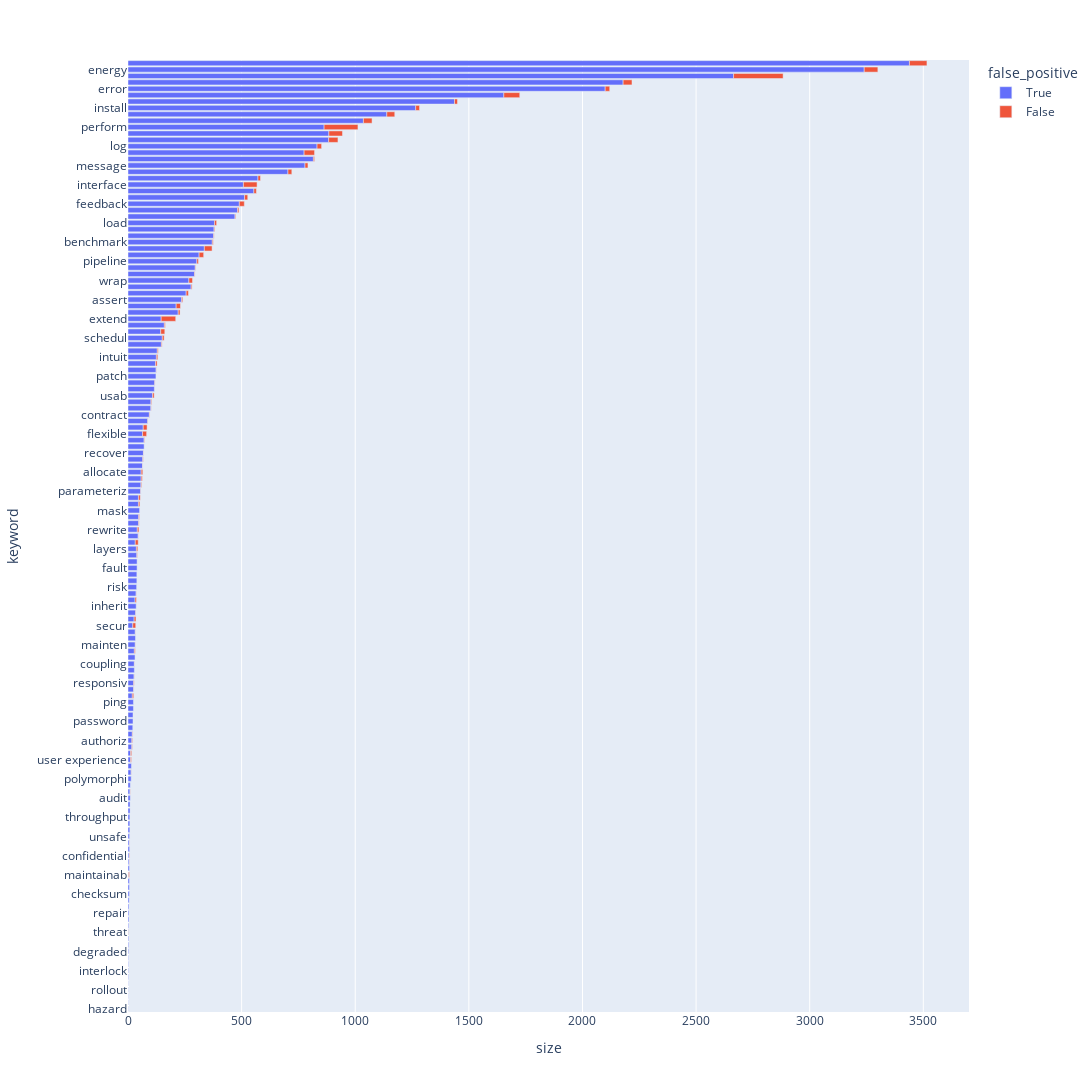

Notebook cell for this chart:
### Code cell
fig = px.bar(df.groupby(["keyword", "false_positive"]).agg(size=("keyword", "size"), sources=("source", lambda x: ", ".join(x.unique().tolist()))).reset_index(), y="keyword", x="size", color="false_positive", hover_data="sources")
fig.update_yaxes(categoryorder='total ascending')
fig.update_layout(width=1600, height=2500)
fig.show()
fig.write_html(get_dir_path("keyword_rating_stacked_bar"))

### Figure 1 — Plotly figure (JSON) as saved in the notebook; plotly's stock layout.template omitted (floating-point values rounded to 4 significant figures; data arrays with more than 128 entries replaced by an {"elided": "..."} marker saying what was removed)
{"data": [{"alignmentgroup": "True", "customdata": {"elided": "149x1 str values"}, "hovertemplate": "false_positive=True<br>size=%{x}<br>keyword=%{y}<br>sources=%{customdata[0]}<extra></extra>", "legendgroup": "True", "marker": {"color": "#636efa", "pattern": {"shape": ""}}, "name": "True", "offsetgroup": "True", "orientation": "h", "showlegend": true, "textposition": "auto", "x": {"elided": "149 int values"}, "xaxis": "x", "y": {"elided": "149 str values"}, "yaxis": "y", "type": "bar"}, {"alignmentgroup": "True", "customdata": [["ISSUE_COMMENT"], ["DOCS, ISSUE_COMMENT, CODE_COMMENT, WIKI"], ["DOCS, ISSUE_COMMENT"], ["ISSUE_COMMENT, DOCS"], ["ISSUE_COMMENT"], ["ISSUE_COMMENT, CODE_COMMENT, DOCS, WIKI"], ["ISSUE_COMMENT, DOCS"], ["DOCS"], ["CODE_COMMENT, DOCS, ISSUE_COMMENT"], ["ISSUE_COMMENT, RELEASES, DOCS"], ["ISSUE_COMMENT, DOCS"], ["ISSUE_COMMENT"], ["ISSUE_COMMENT"], ["ISSUE_COMMENT"], ["DOCS"], ["WIKI, ISSUE_COMMENT"], ["ISSUE_COMMENT"], ["ISSUE_COMMENT, DOCS, WIKI, CODE_COMMENT"], ["CODE_COMMENT, DOCS, ISSUE_COMMENT"], ["DOCS"], ["ISSUE_COMMENT, RELEASES, DOCS, CODE_COMMENT, WIKI"], ["DOCS"], ["ISSUE_COMMENT, CODE_COMMENT"], ["ISSUE_COMMENT"], ["ISSUE_COMMENT"], ["ISSUE_COMMENT, RELEASES, CODE_COMMENT, DOCS, WIKI"], ["DOCS, ISSUE_COMMENT"], ["RELEASES, CODE_COMMENT, ISSUE_COMMENT"], ["ISSUE_COMMENT, RELEASES, CODE_COMMENT"], ["ISSUE_COMMENT, DOCS, CODE_COMMENT"], ["DOCS"], ["DOCS, CODE_COMMENT, ISSUE_COMMENT"], ["ISSUE_COMMENT, RELEASES, CODE_COMMENT, DOCS"], ["ISSUE_COMMENT"], ["ISSUE_COMMENT, DOCS, RELEASES, CODE_COMMENT"], ["ISSUE_COMMENT, CODE_COMMENT, DOCS"], ["ISSUE_COMMENT"], ["ISSUE_COMMENT, DOCS, RELEASES, CODE_COMMENT"], ["ISSUE_COMMENT, RELEASES"], ["CODE_COMMENT, DOCS"], ["ISSUE_COMMENT, DOCS"], ["ISSUE_COMMENT, DOCS, WIKI"], ["ISSUE_COMMENT, DOCS, WIKI, CODE_COMMENT"], ["ISSUE_COMMENT, DOCS, WIKI, RELEASES, CODE_COMMENT"], ["DOCS"], ["DOCS, ISSUE_COMMENT"], ["CODE_COMMENT, DOCS, ISSUE_COMMENT"], ["ISSUE_COMMENT"], ["ISSUE_COMMENT, CODE_COMMENT, DOCS, WIKI"], ["ISSUE_COMMENT, CODE_COMMENT, DOCS"], ["ISSUE_COMMENT, RELEASES, CODE_COMMENT, WIKI, DOCS"], ["DOCS, ISSUE_COMMENT"], ["DOCS"], ["ISSUE_COMMENT, DOCS, WIKI"], ["DOCS"], ["CODE_COMMENT, DOCS"], ["RELEASES"], ["ISSUE_COMMENT, RELEASES, DOCS, CODE_COMMENT, WIKI"], ["ISSUE_COMMENT"], ["CODE_COMMENT, DOCS, ISSUE_COMMENT, RELEASES, WIKI"], ["CODE_COMMENT, ISSUE_COMMENT, DOCS"], ["ISSUE_COMMENT, WIKI, DOCS"], ["ISSUE_COMMENT"], ["ISSUE_COMMENT"], ["ISSUE_COMMENT, CODE_COMMENT"], ["RELEASES"], ["ISSUE_COMMENT, DOCS"], ["ISSUE_COMMENT"], ["ISSUE_COMMENT, RELEASES, DOCS, WIKI"], ["DOCS"], ["DOCS"], ["ISSUE_COMMENT, DOCS"], ["DOCS, ISSUE_COMMENT, RELEASES"], ["ISSUE_COMMENT, DOCS"], ["ISSUE_COMMENT"], ["ISSUE_COMMENT"], ["DOCS"], ["ISSUE_COMMENT, CODE_COMMENT"], ["ISSUE_COMMENT, CODE_COMMENT, DOCS"], ["ISSUE_COMMENT"], ["ISSUE_COMMENT, DOCS"], ["ISSUE_COMMENT, DOCS"], ["RELEASES, CODE_COMMENT, DOCS, ISSUE_COMMENT"], ["ISSUE_COMMENT, RELEASES, DOCS, CODE_COMMENT, WIKI"], ["ISSUE_COMMENT"], ["ISSUE_COMMENT, RELEASES, DOCS, CODE_COMMENT, ISSUE, WIKI"], ["ISSUE_COMMENT"], ["CODE_COMMENT"], ["CODE_COMMENT"], ["RELEASES"], ["DOCS"], ["ISSUE_COMMENT, DOCS, CODE_COMMENT, WIKI"], ["DOCS"], ["ISSUE_COMMENT, DOCS"], ["ISSUE_COMMENT"], ["ISSUE_COMMENT, DOCS"], ["CODE_COMMENT, DOCS, ISSUE_COMMENT"], ["ISSUE_COMMENT, CODE_COMMENT, DOCS, WIKI"], ["ISSUE_COMMENT, WIKI, DOCS, CODE_COMMENT"]], "hovertemplate": "false_positive=False<br>size=%{x}<br>keyword=%{y}<br>sources=%{customdata[0]}<extra></extra>", "legendgroup": "False", "marker": {"color": "#EF553B", "pattern": {"shape": ""}}, "name": "False", "offsetgroup": "False", "orientation": "h", "showlegend": true, "textposition": "auto", "x": [1, 17, 20, 2, 7, 5, 8, 3, 35, 6, 4, 6, 1, 2, 5, 2, 2, 70, 13, 2, 41, 3, 3, 2, 1, 60, 18, 3, 5, 19, 8, 60, 20, 1, 64, 4, 22, 18, 14, 3, 2, 17, 34, 60, 2, 6, 5, 6, 13, 9, 20, 4, 1, 13, 1, 3, 1, 46, 1, 149, 7, 11, 1, 1, 4, 1, 6, 1, 8, 2, 3, 17, 11, 2, 2, 7, 2, 10, 7, 1, 6, 8, 13, 77, 1, 218, 1, 1, 1, 1, 1, 39, 1, 7, 4, 4, 4, 38, 16], "xaxis": "x", "y": ["abort", "access", "adapt", "adapter", "allocate", "assert", "authenticat", "authoriz", "avail", "avoid", "benchmark", "bottleneck", "bridg", "cache", "certificate", "charge", "checkpoint", "clear", "concurren", "confidential", "config", "configurat", "continuous", "contract", "coupling", "depend", "deploy", "detect", "down", "efficient", "encrypt", "energy", "error", "evolve", "extend", "failure", "feedback", "flexible", "guid", "hash", "inject", "install", "integrat", "interface", "interoperab", "intuit", "latency", "layers", "learn", "load", "log", "maintainab", "mainten", "message", "mock", "monitor", "multi-thread", "optimiz", "parameteriz", "perform", "pipeline", "plugin", "portab", "power", "predict", "protocol", "queue", "recover", "reduce", "redund", "redundant", "refactor", "release", "reliab", "responsiv", "rewrite", "robust", "rout", "safe", "sandbox", "scalab", "schedul", "secur", "simpl", "synchroniz", "test", "threat", "timeout", "toler", "tune", "undo", "update", "upgrade", "usab", "user experience", "user-friendly", "validat", "variab", "wrap"], "yaxis": "y", "type": "bar"}], "layout": {"xaxis": {"anchor": "y", "domain": [0.0, 1.0], "title": {"text": "size"}}, "yaxis": {"anchor": "x", "domain": [0.0, 1.0], "title": {"text": "keyword"}, "categoryorder": "total ascending"}, "legend": {"title": {"text": "false_positive"}, "tracegroupgap": 0}, "margin": {"t": 60}, "barmode": "relative", "width": 1600, "height": 2500}}
